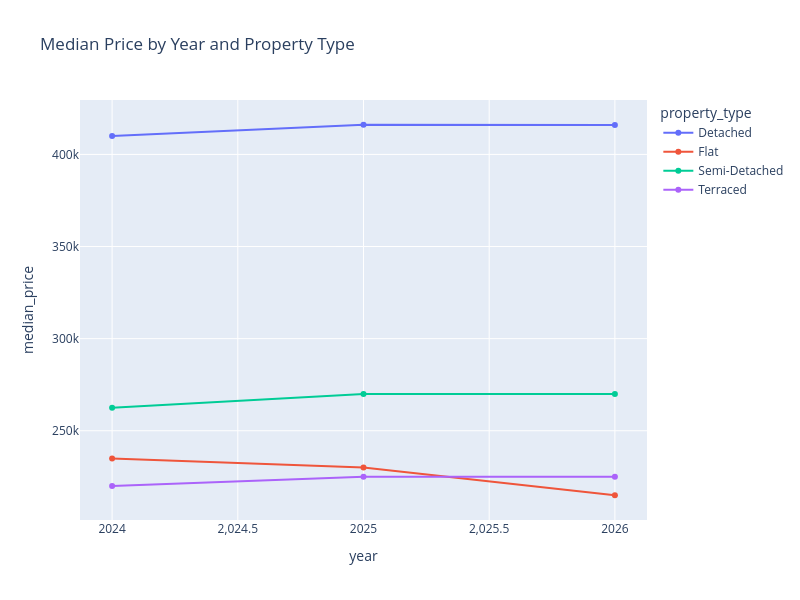

Write notebook code for a chart like this one.
### Code cell
px.line(
    annual_price_by_property_type.pl(),
    x="year",
    y="median_price",
    color="property_type",
    markers=True,
    title="Median Price by Year and Property Type",
    width=800,
    height=600,
)

### Figure 1 — Plotly figure (JSON) as saved in the notebook; plotly's stock layout.template omitted (floating-point values rounded to 4 significant figures)
{"data": [{"hovertemplate": "property_type=Detached<br>year=%{x}<br>median_price=%{y}<extra></extra>", "legendgroup": "Detached", "line": {"color": "#636efa", "dash": "solid"}, "marker": {"symbol": "circle"}, "mode": "lines+markers", "name": "Detached", "orientation": "v", "showlegend": true, "type": "scatter", "x": [2024, 2025, 2026], "xaxis": "x", "y": [410000.0, 416100.0, 416000.0], "yaxis": "y"}, {"hovertemplate": "property_type=Flat<br>year=%{x}<br>median_price=%{y}<extra></extra>", "legendgroup": "Flat", "line": {"color": "#EF553B", "dash": "solid"}, "marker": {"symbol": "circle"}, "mode": "lines+markers", "name": "Flat", "orientation": "v", "showlegend": true, "type": "scatter", "x": [2024, 2025, 2026], "xaxis": "x", "y": [235000.0, 230000.0, 215000.0], "yaxis": "y"}, {"hovertemplate": "property_type=Semi-Detached<br>year=%{x}<br>median_price=%{y}<extra></extra>", "legendgroup": "Semi-Detached", "line": {"color": "#00cc96", "dash": "solid"}, "marker": {"symbol": "circle"}, "mode": "lines+markers", "name": "Semi-Detached", "orientation": "v", "showlegend": true, "type": "scatter", "x": [2024, 2025, 2026], "xaxis": "x", "y": [262500.0, 270000.0, 270000.0], "yaxis": "y"}, {"hovertemplate": "property_type=Terraced<br>year=%{x}<br>median_price=%{y}<extra></extra>", "legendgroup": "Terraced", "line": {"color": "#ab63fa", "dash": "solid"}, "marker": {"symbol": "circle"}, "mode": "lines+markers", "name": "Terraced", "orientation": "v", "showlegend": true, "type": "scatter", "x": [2024, 2025, 2026], "xaxis": "x", "y": [220000.0, 225000.0, 225000.0], "yaxis": "y"}], "layout": {"height": 600, "legend": {"title": {"text": "property_type"}, "tracegroupgap": 0}, "title": {"text": "Median Price by Year and Property Type"}, "width": 800, "xaxis": {"anchor": "y", "domain": [0, 1], "title": {"text": "year"}}, "yaxis": {"anchor": "x", "domain": [0, 1], "title": {"text": "median_price"}}}}
